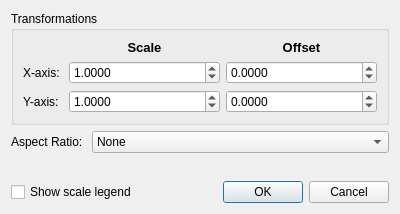
<?xml version="1.0" encoding="UTF-8"?>
<ui version="4.0">
 <class>Dialog</class>
 <widget class="QDialog" name="Dialog">
  <property name="geometry">
   <rect>
    <x>0</x>
    <y>0</y>
    <width>400</width>
    <height>214</height>
   </rect>
  </property>
  <property name="minimumSize">
   <size>
    <width>400</width>
    <height>214</height>
   </size>
  </property>
  <property name="maximumSize">
   <size>
    <width>16777215</width>
    <height>16777215</height>
   </size>
  </property>
  <property name="windowTitle">
   <string>Edit Image Transformations</string>
  </property>
  <layout class="QVBoxLayout" name="verticalLayout">
   <item>
    <widget class="QGroupBox" name="transform_group">
     <property name="styleSheet">
      <string notr="true"/>
     </property>
     <property name="title">
      <string>Transformations</string>
     </property>
     <layout class="QVBoxLayout" name="verticalLayout_2">
      <item>
       <layout class="QGridLayout" name="gridLayout_2">
        <item row="0" column="1">
         <widget class="QLabel" name="scale_header">
          <property name="font">
           <font>
            <pointsize>10</pointsize>
            <weight>75</weight>
            <bold>true</bold>
           </font>
          </property>
          <property name="text">
           <string>Scale</string>
          </property>
          <property name="alignment">
           <set>Qt::AlignCenter</set>
          </property>
         </widget>
        </item>
        <item row="0" column="2">
         <widget class="QLabel" name="offset_header">
          <property name="font">
           <font>
            <pointsize>10</pointsize>
            <weight>75</weight>
            <bold>true</bold>
           </font>
          </property>
          <property name="text">
           <string>Offset</string>
          </property>
          <property name="alignment">
           <set>Qt::AlignCenter</set>
          </property>
         </widget>
        </item>
        <item row="1" column="0">
         <widget class="QLabel" name="x_trans">
          <property name="text">
           <string>X-axis: </string>
          </property>
         </widget>
        </item>
        <item row="1" column="1">
         <widget class="QDoubleSpinBox" name="ui_xscale">
          <property name="sizePolicy">
           <sizepolicy hsizetype="Expanding" vsizetype="Fixed">
            <horstretch>0</horstretch>
            <verstretch>0</verstretch>
           </sizepolicy>
          </property>
          <property name="decimals">
           <number>4</number>
          </property>
          <property name="minimum">
           <double>0.000100000000000</double>
          </property>
          <property name="maximum">
           <double>99999.999899999995250</double>
          </property>
          <property name="value">
           <double>1.000000000000000</double>
          </property>
         </widget>
        </item>
        <item row="1" column="2">
         <widget class="QDoubleSpinBox" name="ui_xoffset">
          <property name="sizePolicy">
           <sizepolicy hsizetype="Expanding" vsizetype="Fixed">
            <horstretch>0</horstretch>
            <verstretch>0</verstretch>
           </sizepolicy>
          </property>
          <property name="decimals">
           <number>4</number>
          </property>
          <property name="minimum">
           <double>-99999.999899999995250</double>
          </property>
          <property name="maximum">
           <double>9999.999900000000707</double>
          </property>
         </widget>
        </item>
        <item row="2" column="0">
         <widget class="QLabel" name="y_trans">
          <property name="text">
           <string>Y-axis: </string>
          </property>
         </widget>
        </item>
        <item row="2" column="1">
         <widget class="QDoubleSpinBox" name="ui_yscale">
          <property name="sizePolicy">
           <sizepolicy hsizetype="Expanding" vsizetype="Fixed">
            <horstretch>0</horstretch>
            <verstretch>0</verstretch>
           </sizepolicy>
          </property>
          <property name="decimals">
           <number>4</number>
          </property>
          <property name="minimum">
           <double>0.000100000000000</double>
          </property>
          <property name="maximum">
           <double>99999.999899999995250</double>
          </property>
          <property name="value">
           <double>1.000000000000000</double>
          </property>
         </widget>
        </item>
        <item row="2" column="2">
         <widget class="QDoubleSpinBox" name="ui_yoffset">
          <property name="sizePolicy">
           <sizepolicy hsizetype="Expanding" vsizetype="Fixed">
            <horstretch>0</horstretch>
            <verstretch>0</verstretch>
           </sizepolicy>
          </property>
          <property name="decimals">
           <number>4</number>
          </property>
          <property name="minimum">
           <double>-99999.999899999995250</double>
          </property>
          <property name="maximum">
           <double>99999.999899999995250</double>
          </property>
         </widget>
        </item>
       </layout>
      </item>
     </layout>
    </widget>
   </item>
   <item>
    <layout class="QFormLayout" name="formLayout">
     <property name="fieldGrowthPolicy">
      <enum>QFormLayout::AllNonFixedFieldsGrow</enum>
     </property>
     <item row="0" column="1">
      <widget class="QComboBox" name="ui_aspect_ratio">
       <item>
        <property name="text">
         <string>None</string>
        </property>
       </item>
       <item>
        <property name="text">
         <string>Pixel-dependent</string>
        </property>
       </item>
       <item>
        <property name="text">
         <string>Scale-dependent</string>
        </property>
       </item>
      </widget>
     </item>
     <item row="0" column="0">
      <widget class="QLabel" name="aspect_ratio_label">
       <property name="text">
        <string>Aspect Ratio: </string>
       </property>
      </widget>
     </item>
    </layout>
   </item>
   <item>
    <layout class="QHBoxLayout" name="horizontalLayout_2">
     <property name="topMargin">
      <number>9</number>
     </property>
     <item>
      <widget class="QCheckBox" name="ui_legend_checkbox">
       <property name="text">
        <string>Show scale legend</string>
       </property>
      </widget>
     </item>
     <item>
      <widget class="QDialogButtonBox" name="button_box">
       <property name="orientation">
        <enum>Qt::Horizontal</enum>
       </property>
       <property name="standardButtons">
        <set>QDialogButtonBox::Cancel|QDialogButtonBox::Ok</set>
       </property>
      </widget>
     </item>
    </layout>
   </item>
  </layout>
 </widget>
 <resources/>
 <connections/>
</ui>
